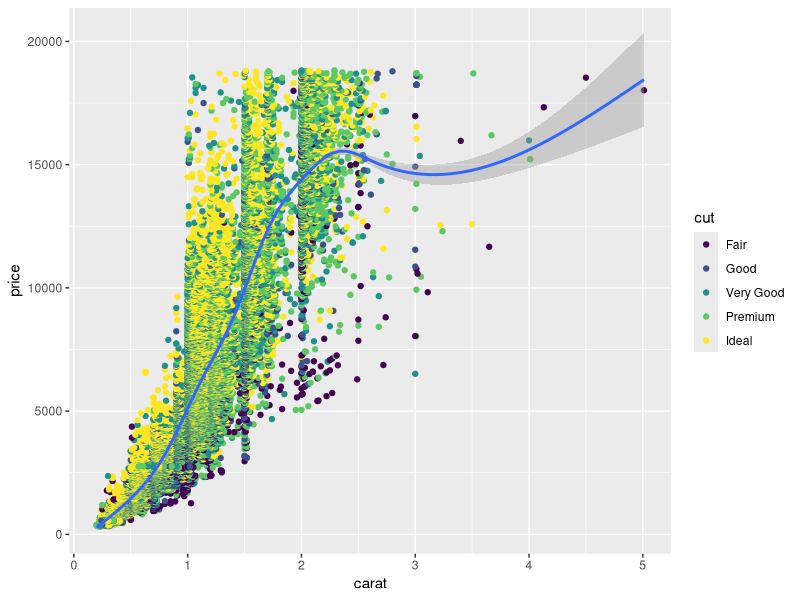
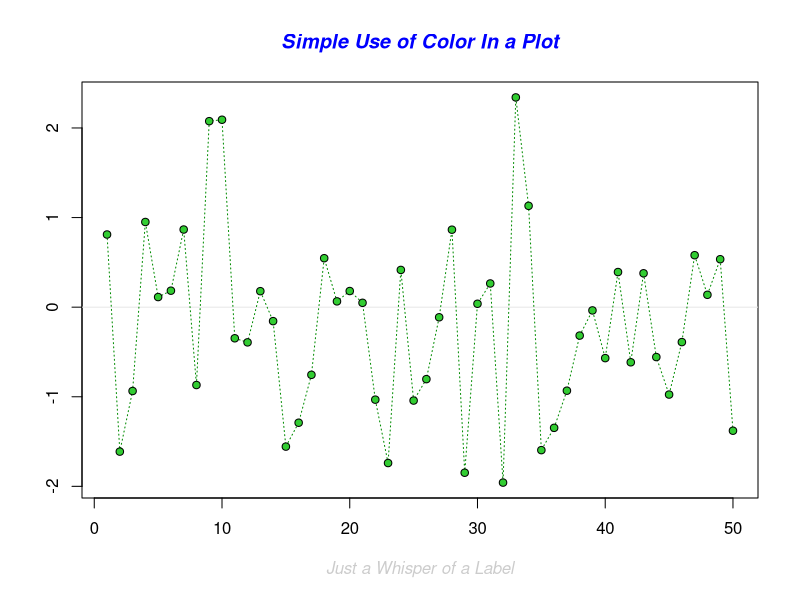
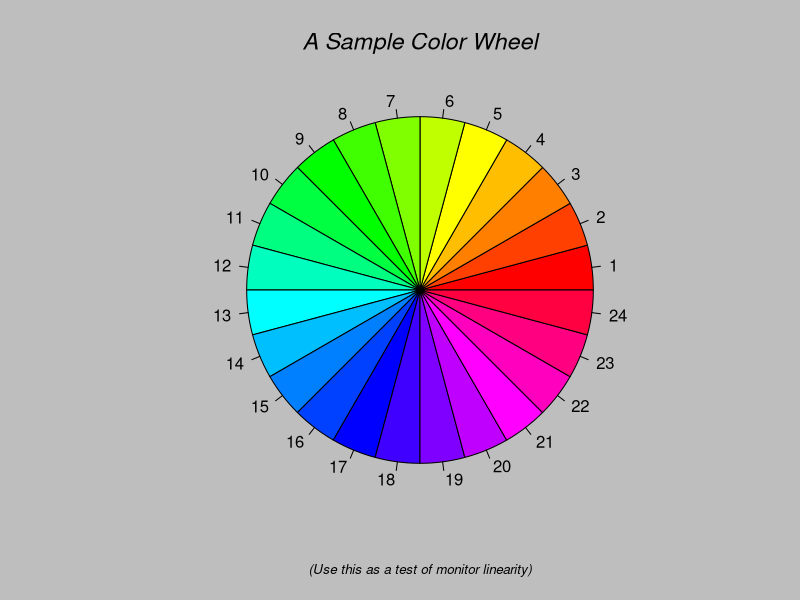
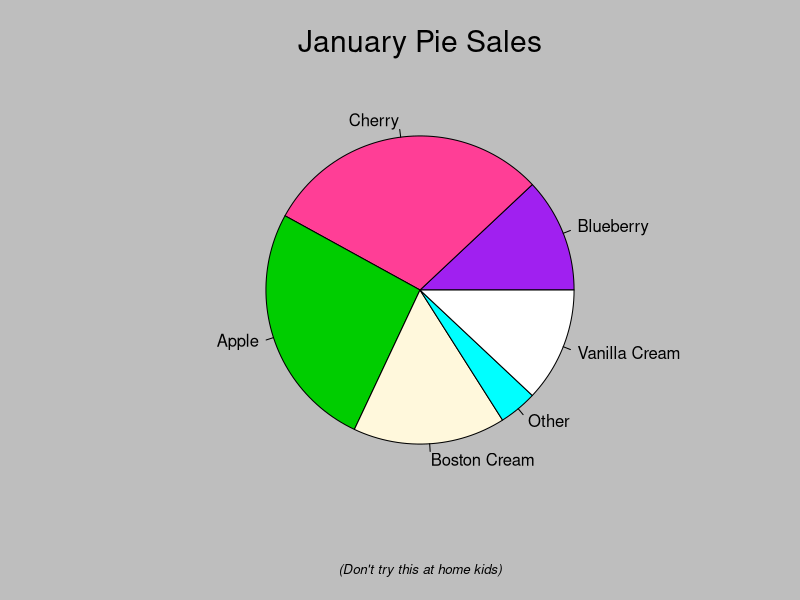
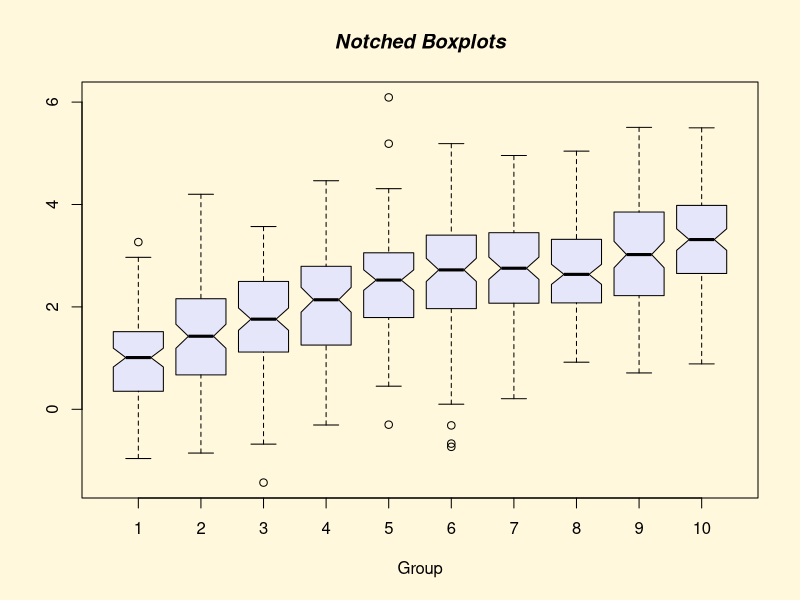
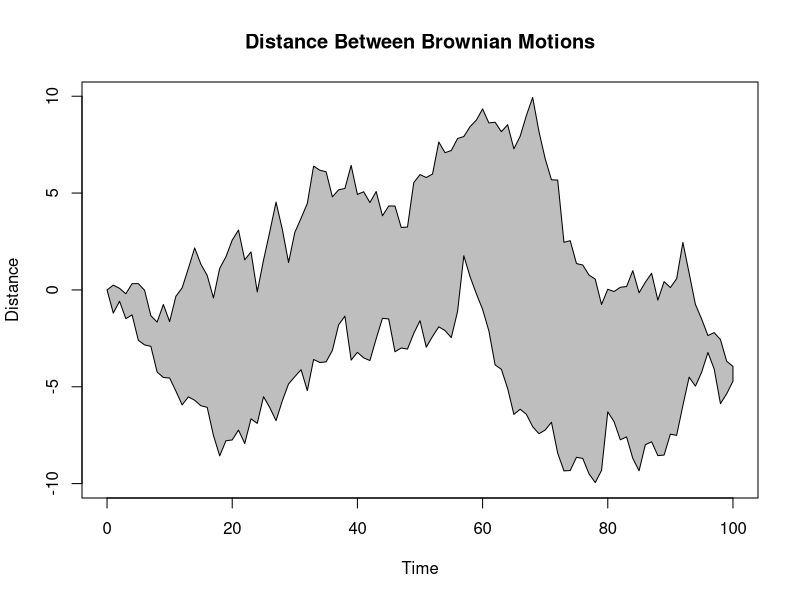
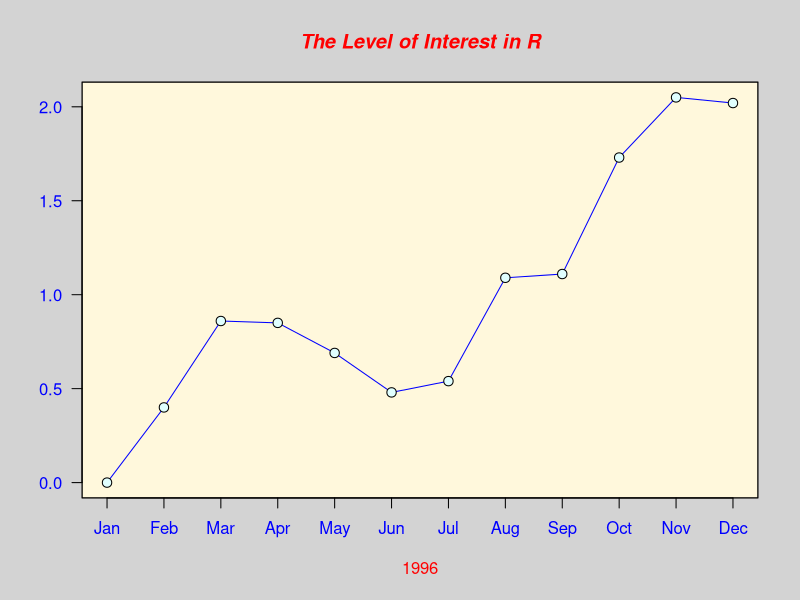
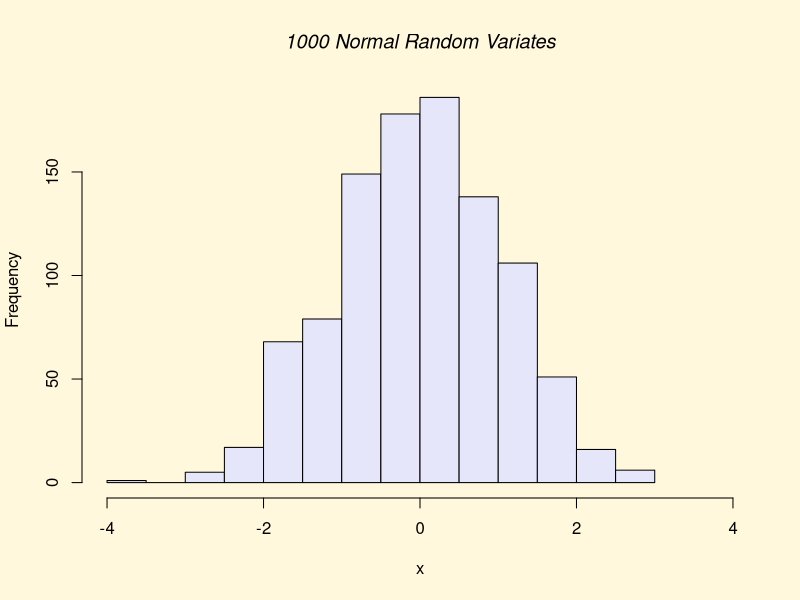

Write the R code that produced these figures, in order.
#
# A very quick demonstation of the sorts of things your can do with R
#

# Heres a change so we can save it to Git

# and this is attributed to the right person

# Load the GGPLOT2 library
library(ggplot2)

# The dataset 'diamonds' in included with the ggplot library
View(diamonds)

# Generate a Plot 
ggplot(diamonds) + 
  geom_point(aes(x=carat, y=price, color=cut)) + 
  geom_smooth(aes(x=carat, y=price))

# ... and a couple of built-in demos
demo(graphics)
